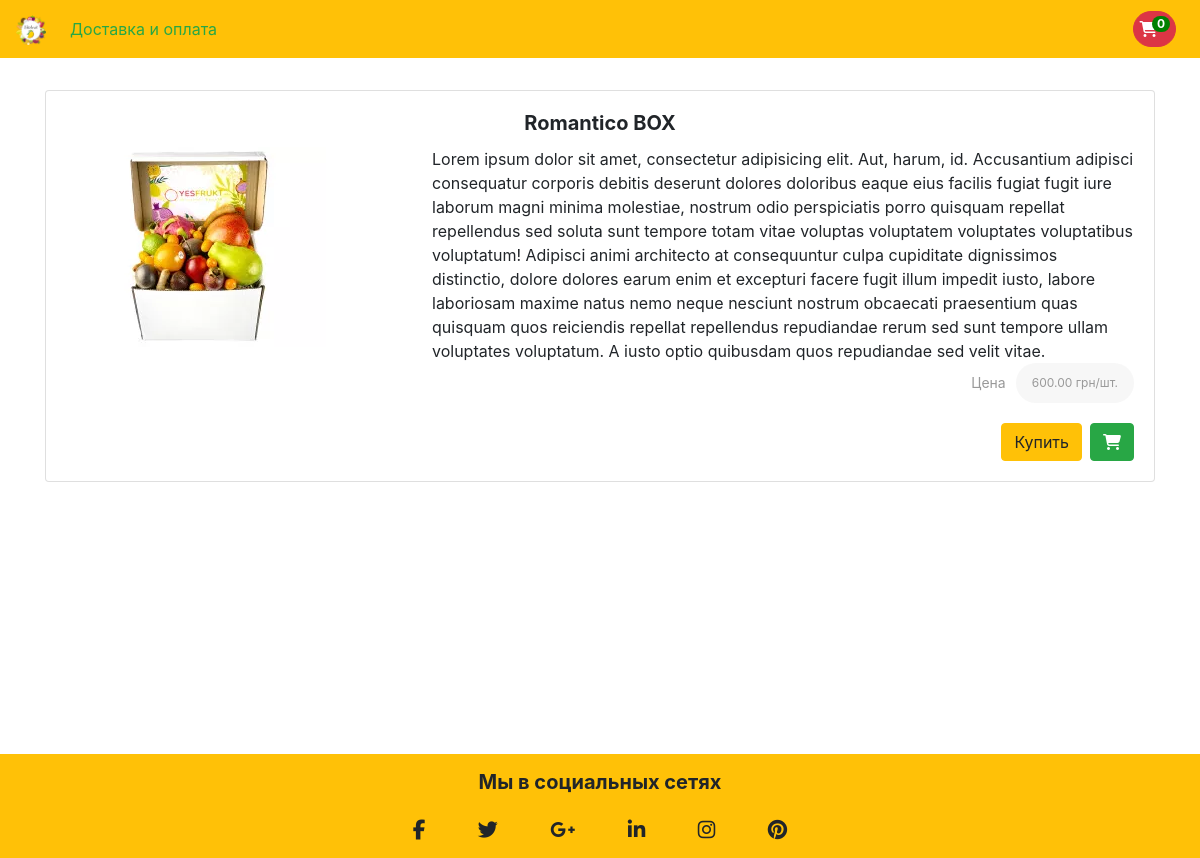
Screenshot of /products/13 with the database file from the repository.
### main/models.py (models this page shows, shortened)
class Product(models.Model):
    name = models.CharField(max_length=200, db_index=True)
    image = models.ImageField(upload_to='products')
    description = models.TextField(blank=True)
    price = models.DecimalField(max_digits=10, decimal_places=2)
    stock = models.PositiveIntegerField()
    available = models.BooleanField(default=True)
    created = models.DateTimeField(auto_now_add=True)
    updated = models.DateTimeField(auto_now=True)
    category = models.ForeignKey(Category, related_name='products', null=True, on_delete=models.SET_NULL)
    class Meta:
        ordering = ('-created',)
        index_together = (('id', ),)
    def __str__(self):
        return self.name

### main/views.py (the view)
# urls.py: path('products/<int:product_id>', views.product, name='product'),
def product(request, product_id):
    product_object = get_object_or_404(Product, pk=product_id)
    template_url = 'main/pages/product.html'
    context = {
        'product': product_object,
        'hide_search': True
    }
    return render(request, template_url, context)

### main/templates/main/pages/product.html (shortened to what this page needs)
{% extends 'main/index.html' %}
{% block content %}
    <div class="product-wrapper mt-xl-3">
        <div class="card">
            <div class="card-body">
                <h5 class="card-title text-center">
                    <strong>{{ product }}</strong>
                </h5>
                <div class="row">
                    <div class="col-sm-4">
                        <div class="image-wrapper">
                            <img src="{{ product.image.url }}" alt="{{ product }}">
                        </div>
                    </div>
                    <div class="col-sm-8 d-flex align-items-center">
                        <span>{{ product.description }}</span>
                    </div>
                </div>
                <div class="product__price d-flex justify-content-end">
                    <strong>Цена</strong>
                    <div class="price">
                        <div class="price__current">
                            <span>{{ product.price }}</span>
                            грн/шт.
                        </div>
                    </div>
                </div>
                <div class="card-actions d-flex justify-content-end">
                    <button onclick="buyProduct({{ product.id }})" class="btn btn-warning mx-2">Купить</button>
                    <button onclick="addProductToCart(event, {{ product.id }})"
                            class="btn btn-success"
                            id="btn_{{ product.id }}"
                    >
                        <span class="cart-btn fa fa-shopping-cart"></span>
                    </button>
                </div>
            </div>
        </div>
    </div>
{% endblock %}

### main/static/main/css/index.css (style rules this page uses)
* { margin: 0; padding: 0; box-sizing: border-box; }
.product__price { display: flex; align-items: center; border-radius: 24px; margin: auto 0 20px; justify-content: center; }
.product__price > strong { font-size: 14px; line-height: 1; margin: 0 10px 0 0; color: #999; font-weight: normal; }
.product__price .price__current { position: relative; padding: 0 16px; line-height: 40px; font-size: 12px; background: rgba(223,223,223,0.25); border-radius: 24px; color: #999; }

### rows the page displays
Product: name "Romantico BOX", image (picture), description "Lorem ipsum dolor sit amet, consectetur adipisicing elit. Aut, harum, id. Accusantium adipisci consequatur corporis debitis deserunt dolores doloribus eaque eius facilis fugiat fugit iure laborum magni minima molestiae, nostrum odio perspiciatis porro quisquam repellat repellendus sed soluta sunt tempore totam vitae voluptas voluptatem voluptates voluptatibus voluptatum! Adipisci animi architecto at consequuntur culpa cupiditate dignissimos distinctio, dolore dolores earum enim et excepturi facere fugit illum impedit iusto, labore laboriosam maxime natus nemo neque nesciunt nostrum obcaecati praesentium quas quisquam quos reiciendis repellat repellendus repudiandae rerum sed sunt tempore…", price "600.00"
